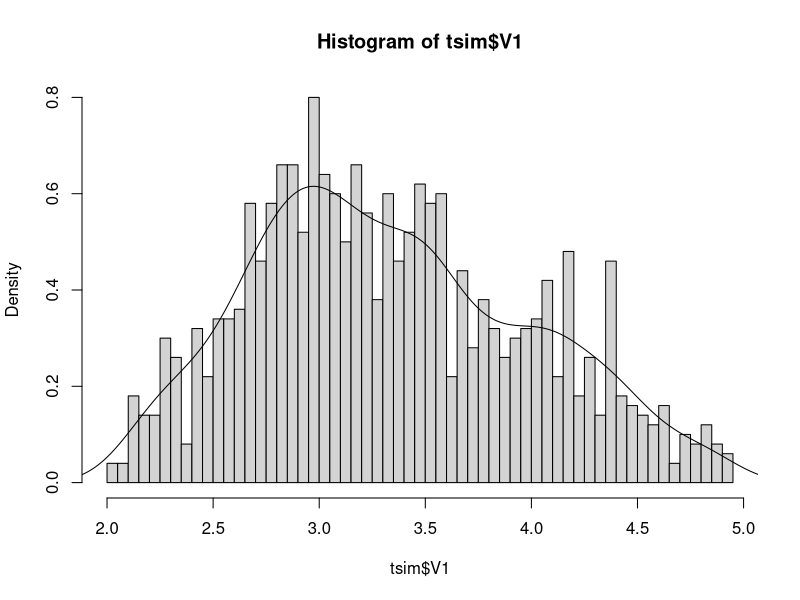
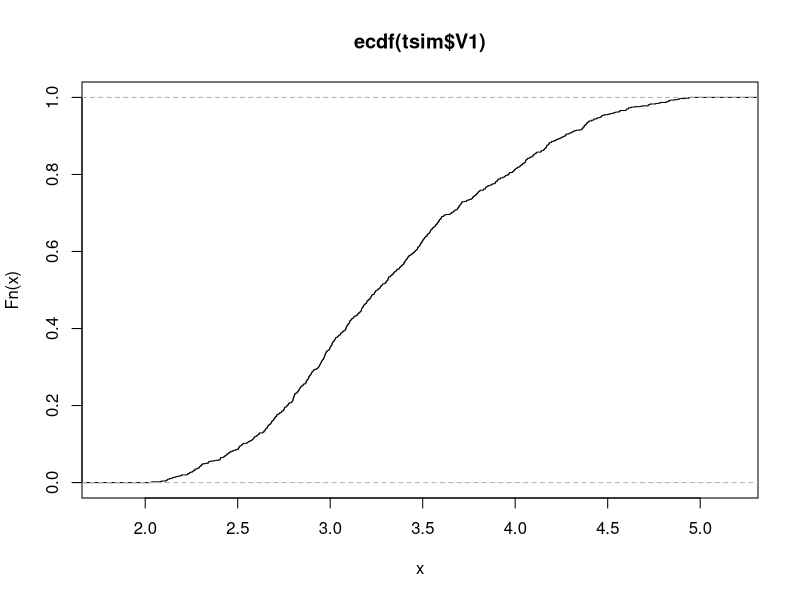
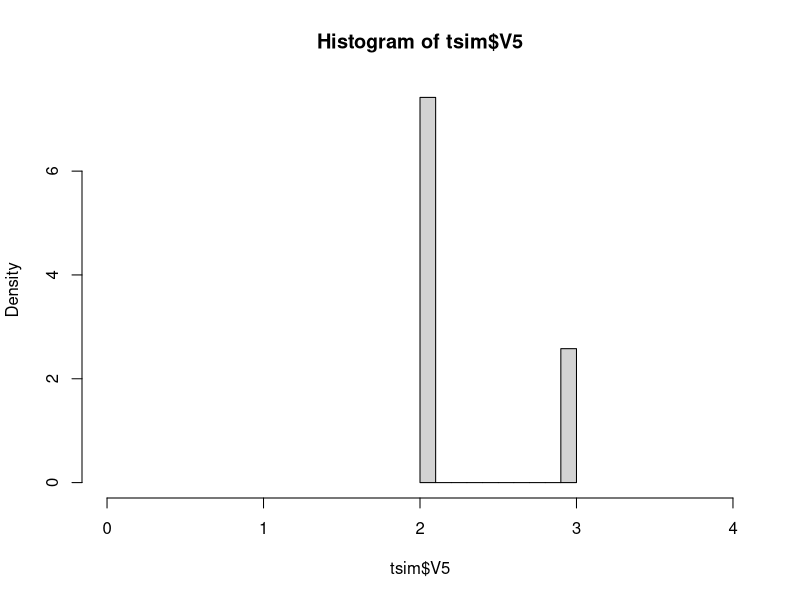
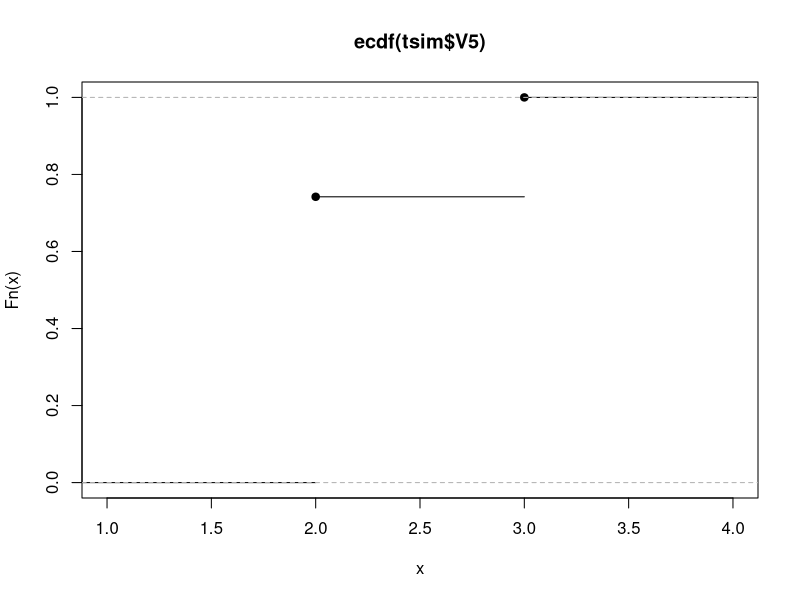
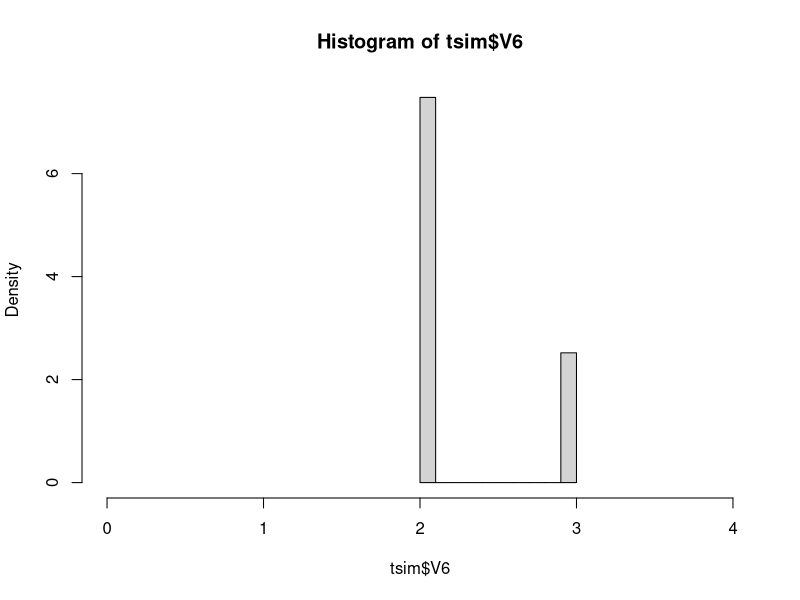
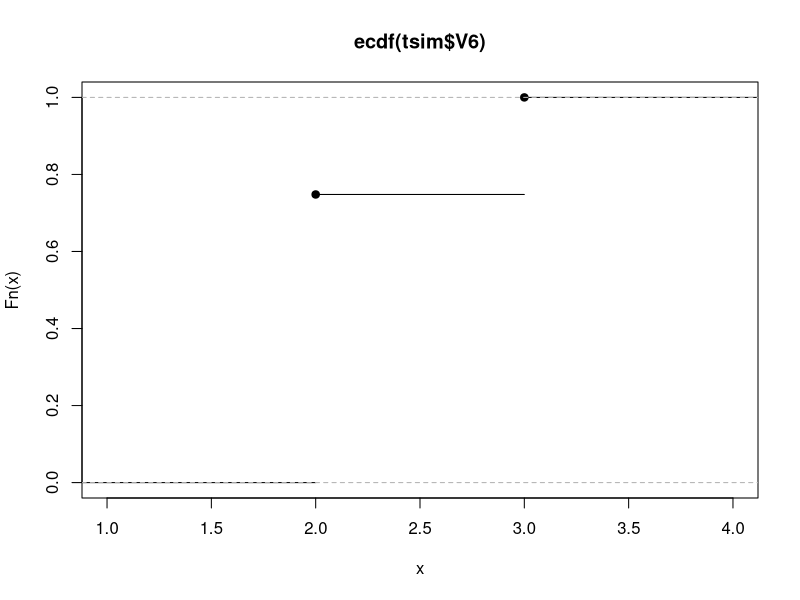
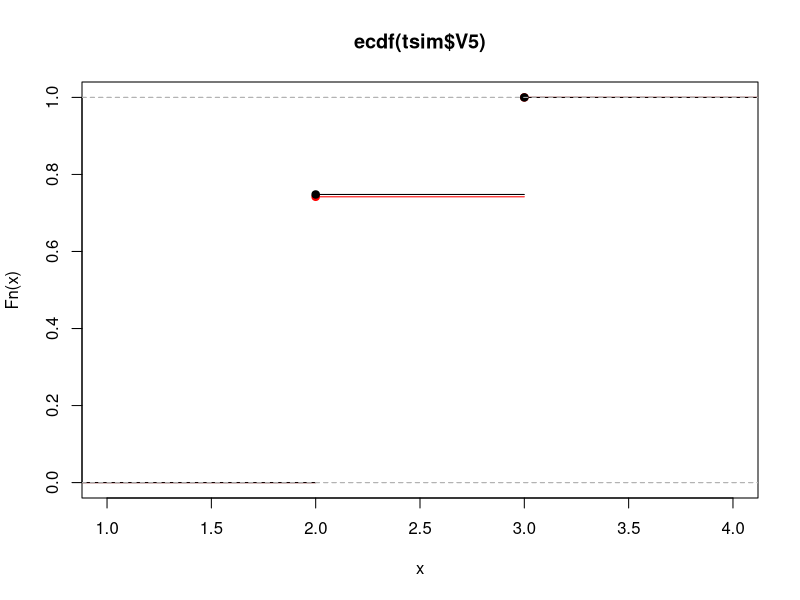
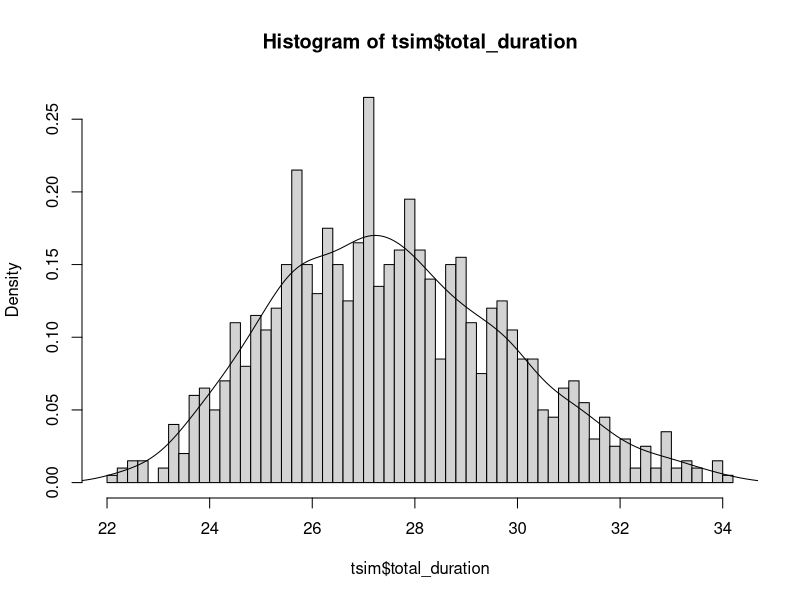

These figures' R source, in order:
# read tasks duration file
df_tasks = read.csv('tasks_durations.csv')
print(df_tasks)

# setup uniform random sampling for n runs
n = 1000
# r = runif(n, min = 0, max = 1)
# summary(r)
# hist(r, breaks = 50, freq = FALSE)
# plot(ecdf(r))



#### Inverse Sampling Transform ####

# Sampling Inverse transformation sampling takes
# uniform samples of a number r between 0 and 1, interpreted as
# a probability, and then returns the largest number x from the
# domain of the distribution

# here we will code inverse sampling functions for triangular and discrete
# distribution

inv_triangle_cdf <- function (P, vmin, vml, vmax){
  # inverse triangle cdf is used to translate probabilities based on triangular
  # PDF, stuiable for 3-point estimate simulation 
  Pvml <- (vml-vmin)/(vmax-vmin)
  
  return(ifelse(P < Pvml,
                vmin + sqrt(P*(vml-vmin)*(vmax-vmin)),
                vmax - sqrt((1-P)*(vmax-vml)*(vmax-vmin))))
}

inv_discrete_cdf <- function(P=runif(1000),  v=c(2,3), pmf=c(.75,.25)){
  # inverse discrete cdf is used to translate probabilities based on discrete
  # distribution, PMF, suitable simulating discrete estimates
  
  cdf=cumsum(pmf)

  x = ifelse(P <= cdf[1], v[1], v[2])
  return(x)
}

inv_discrete2_cdf <- function(n=1000, v=c(2,3), pmf=c(.75,.25)){
  # this function approaches the sampling of discrete values based differently,
  # it will generate n samples of values v from the discrete distribution
  # specified by pmf
  
  return (sample(x=v, size=n, prob=pmf, replace = TRUE))
  
}

test_inv_discrete_cdf_functions <-function(trials=1000, invFn = "inv_discrete_cdf"){
  # testing inv_discrete_cdf functions to compare the two methods
  samples = c()
  for (i in 1:trials){
    s = sum(get(invFn)() == 2)
    samples = append(samples, s)
  }
  samples_summary = summary(samples)
  hist(samples/trials,breaks = 50, probability = FALSE,
       main = paste0("Density of value in trials - ", invFn),
       xlab="Simulated value")
  abline(v=samples_summary["Median"]/trials, lty = 2, col = "blue")
  title(sub = paste("Median (in blue) ", samples_summary["Median"]/trials))
  
  sd(samples)
  mean(samples)
  summary(samples)
}

# test_inv_discrete_cdf_functions(invFn = "inv_discrete_cdf")
# test_inv_discrete_cdf_functions(invFn = "inv_discrete2_cdf")


#### run the simulation ####



#create data frame with rows = number of trials and cols = number of tasks
tsim <- as.data.frame(matrix(nrow=n,ncol=nrow(df_tasks)))

# for each task
for (i in 1:nrow(df_tasks)){
  
  s = sprintf("i: %s, Task: %s, estimate type = %s", i, 
              df_tasks[i,"task"], 
              df_tasks[i, ]$type)
  print(s)
  if (df_tasks[i,"type"]=="3-point"){
    tmin = df_tasks[i,'v1']
    tml = df_tasks[i,'v2']
    tmax = df_tasks[i,'v3']
    
    print(sprintf("tmin: %s, tml: %s, tmax: %s", tmin,tml,tmax))
    estimated_t = inv_triangle_cdf(
      P=runif(n), 
      vmin=tmin, 
      vml=tml, 
      vmax=tmax)
    
    tsim[,i] = estimated_t
  } else {
    t1 = df_tasks[i,'v1']
    t2 = df_tasks[i,'v2']
    p1 = df_tasks[i,'p1']
    p2 = df_tasks[i,'p2']
    print(sprintf("tmin: %s (%s), tmax: %s (%s)", t1,p1, t2,p2))
    
    estimated_t = inv_discrete_cdf(P = runif(n), v=c(t1,t2), pmf=c(p1,p2))
    tsim[,i] = estimated_t
  }
    
}

# replace v5 with discrete2 sampling function 
tsim$V6 = inv_discrete2_cdf(n)



  # print(df_tasks[i]$task)
  # #set task costs
  # vmin <- task_durations$tmin[i]
  # vml <- task_durations$tml[i]
  # vmax <- task_durations$tmax[i]
  # 
  # #generate n random numbers (one per trial)
  # psim <- runif(n)
  # #simulate n instances of task
  # tsim[,i] <- inv_triangle_cdf(psim,vmin,vml,vmax) 

hist(tsim$V1, breaks=50, probability = TRUE)
lines(density(tsim$V1))
plot(ecdf(tsim$V1))


hist(tsim$V5, probability = TRUE, xlim=c(0,4))
plot(ecdf(tsim$V5))
summary(ecdf(tsim$V5))
sum(tsim$V5==2)
hist(tsim$V6, probability = TRUE, xlim=c(0,4))
plot(ecdf(tsim$V6))
summary(ecdf(tsim$V6))
sum(tsim$V6==2)


plot(ecdf(tsim$V5), col="red")
lines(ecdf(tsim$V6))



# Calculate total project duration, from sequence diagram
# project_duration = T1 + max(T2, T3) + T4 + T5

tsim["total_duration"] = tsim$V1 + pmax(tsim$V2, tsim$V3) + tsim$V4 + tsim$V5
tsim["total_duration2"] = tsim$V1 + pmax(tsim$V2, tsim$V3) + tsim$V4 + tsim$V6

hist(tsim$total_duration, breaks=50, probability = TRUE)
lines(density(tsim$total_duration))
plot(ecdf(tsim$total_duration))

hist(tsim$total_duration2, breaks=50, probability = TRUE)
lines(density(tsim$total_duration2))
plot(ecdf(tsim$total_duration2), xlim=c(0,40))
lines(ecdf(tsim$total_duration), col="red")
lines(ecdf(tsim$V5))


#### driect calc of project duration based on min, ml and max ####

d_mins = append(df_tasks[1:4,]$v1, df_tasks[5,]$v1)
d_mls = append(df_tasks[1:4,]$v2, df_tasks[5,]$v1)
d_max = append(df_tasks[1:4,]$v3, df_tasks[5,]$v2)

project_duration <- function(tasks_d){
  return(tasks_d[1] + pmax(tasks_d[2],tasks_d[3]) + tasks_d[4] + tasks_d[5])
  
}

project_duration(d_mins)
project_duration(d_mls)
project_duration(d_max)


#### analyse results ####

Fx <- ecdf(tsim$total_duration)
quantile(ecdf(tsim$total_duration),c(0.05,0.5,0.9,.95,1),type=7)
Fx(project_duration(d_mins))
Fx(project_duration(d_mls))
Fx(project_duration(d_max))
Fx(27)
